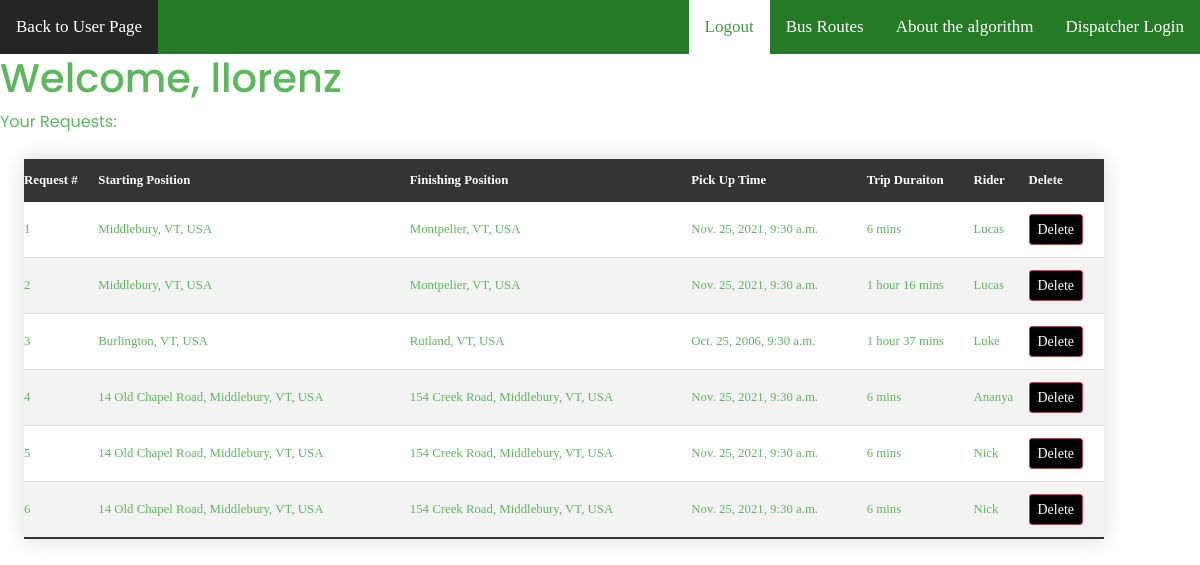
Page /website/UserRequestPage.html (signed in) on the earlier database version.
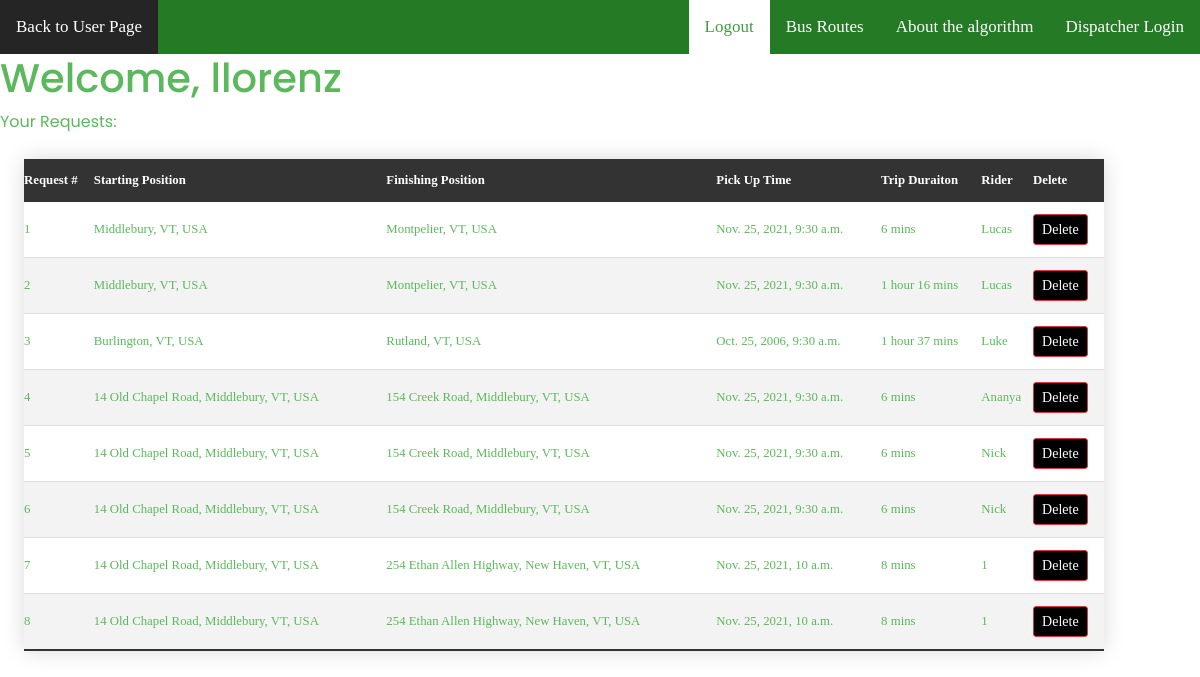
Same page on the later database version.
### website/models.py (models this page shows)
class Ride(models.Model):
    origin = models.CharField(max_length=100)
    destination = models.CharField(max_length=100)
    rider_name = models.CharField(default="", max_length=64)
    contact_number = models.CharField(default="", max_length=30)
    user_name = models.ForeignKey(User, default=User, on_delete=models.CASCADE)
    time = models.DateTimeField(default=datetime.now,blank=True)
    trip_duration = models.CharField(default="", max_length=30)

### website/views.py (the view)
# urls.py: path("UserRequestPage.html", views.userRequestPage, name="UserRequestPage"),
def userRequestPage(request):
        return render(request, "website/UserRequestPage.html", {
            "Rides" : Ride.objects.all()
        })

### website/templates/website/UserRequestPage.html (shortened to what this page needs)
<!DOCTYPE html>
<html>
    <head>
        {% load static %}
    <link  rel="stylesheet" href="{% static 'bootstrap.min.css' %}">
    <link rel="stylesheet" href="{% static 'style.css' %}">
    <link rel="stylesheet" href="{% static 'barStyle.css'%}">
    </head>
    <body>
    <div class="bar">
        <a class="title" href="/website/UserPage.html">Back to User Page</a>
        <a href="/website/DispatcherLogin.html">Dispatcher Login</a>
        <a href="/website/aboutAlg.html">About the algorithm</a>
        <a href="/website/busRoutes.html">Bus Routes</a>
        <a class ="active" href="/users/login.html">Logout</a>
    </div>
    <h1>Welcome, {{ request.user }}</h1>
    Your Requests:
    <table class = "tableContent" id="table">
        <thead>
            <th>Request #</th>
            <th>Starting Position</th>
            <th>Finishing Position</th>
            <th>Pick Up Time</th>
            <th>Trip Duraiton</th>
            <th>Rider</th>
            <th>Delete</th>
        </thead>
        {% for Ride in Rides %}
        {% ifequal Ride.user_name request.user %}
    <tr>
        <td></td>
        <td>{{ Ride.origin }}</td>
        <td>{{ Ride.destination }}</td>
        <td>{{ Ride.time }}</td>
        <td>{{ Ride.trip_duration }}</td>
        <td>{{ Ride.rider_name }}</td>
        <td><a href="{% url 'delete_post' pk=Ride.pk%}" class="btn btn-danger btn-sm" role="button" aria-pressed="true" >Delete</a></td>
    </tr>
        {% endifequal %}
    {% endfor %}
    </table>
    </body>

Differences in the rows shown:
added Ride: origin "14 Old Chapel Road, Middlebury, VT, USA", destination "254 Ethan Allen Highway, New Haven, VT, USA", time "Nov. 25, 2021, 10 a.m.", trip_duration "8 mins", rider_name "1"
added Ride: origin "14 Old Chapel Road, Middlebury, VT, USA", destination "254 Ethan Allen Highway, New Haven, VT, USA", time "Nov. 25, 2021, 10 a.m.", trip_duration "8 mins", rider_name "1"
